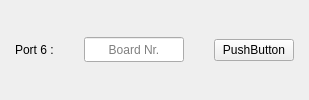
                                    <widget class="QFrame" name="button_frame_6">
                                     <property name="styleSheet">
                                      <string notr="true"/>
                                     </property>
                                     <property name="frameShape">
                                      <enum>QFrame::NoFrame</enum>
                                     </property>
                                     <property name="frameShadow">
                                      <enum>QFrame::Raised</enum>
                                     </property>
                                     <layout class="QHBoxLayout" name="button_layout_6">
                                      <property name="spacing">
                                       <number>30</number>
                                      </property>
                                      <property name="leftMargin">
                                       <number>15</number>
                                      </property>
                                      <property name="topMargin">
                                       <number>0</number>
                                      </property>
                                      <property name="rightMargin">
                                       <number>15</number>
                                      </property>
                                      <property name="bottomMargin">
                                       <number>0</number>
                                      </property>
                                      <item>
                                       <widget class="QLabel" name="label_13">
                                        <property name="maximumSize">
                                         <size>
                                          <width>60</width>
                                          <height>16777215</height>
                                         </size>
                                        </property>
                                        <property name="text">
                                         <string>Port 6 :</string>
                                        </property>
                                       </widget>
                                      </item>
                                      <item>
                                       <widget class="QLineEdit" name="button_edit_6">
                                        <property name="sizePolicy">
                                         <sizepolicy hsizetype="Preferred" vsizetype="Fixed">
                                          <horstretch>0</horstretch>
                                          <verstretch>0</verstretch>
                                         </sizepolicy>
                                        </property>
                                        <property name="maximumSize">
                                         <size>
                                          <width>100</width>
                                          <height>25</height>
                                         </size>
                                        </property>
                                        <property name="styleSheet">
                                         <string notr="true"/>
                                        </property>
                                        <property name="text">
                                         <string/>
                                        </property>
                                        <property name="alignment">
                                         <set>Qt::AlignCenter</set>
                                        </property>
                                        <property name="placeholderText">
                                         <string>Board Nr.</string>
                                        </property>
                                        <property name="clearButtonEnabled">
                                         <bool>false</bool>
                                        </property>
                                       </widget>
                                      </item>
                                      <item>
                                       <widget class="QPushButton" name="pushre_7">
                                        <property name="text">
                                         <string>PushButton</string>
                                        </property>
                                       </widget>
                                      </item>
                                     </layout>
                                    </widget>
